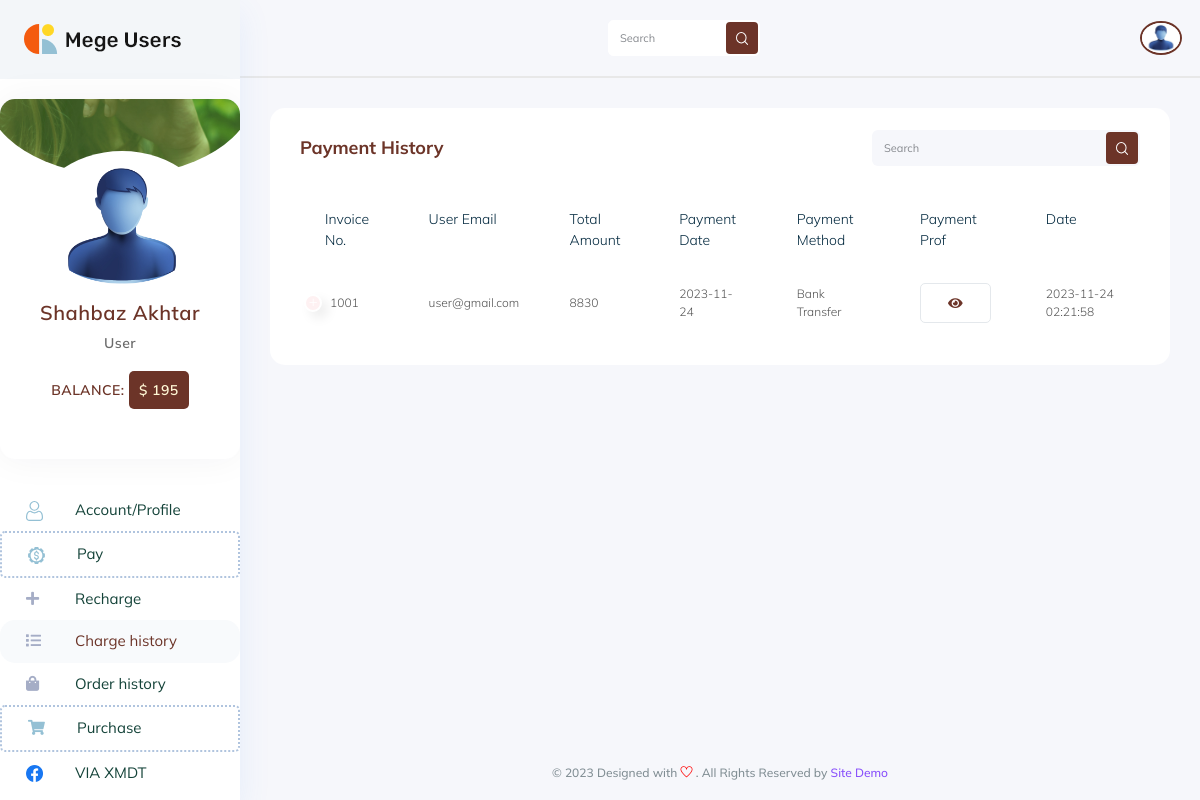
/paymentsHistory.php (signed in), run on the app's committed database.
### tables this page shows
CREATE TABLE `athentication` (
  `id` int(11) NOT NULL,
  `site_name` text NOT NULL,
  `site_logo` text NOT NULL,
  `usdt_address` text NOT NULL,
  `site_notice` text NOT NULL,
  `date` timestamp NOT NULL DEFAULT current_timestamp() ON UPDATE current_timestamp()
);

CREATE TABLE `users` (
  `id` int(11) NOT NULL,
  `name` text NOT NULL,
  `email` varchar(255) NOT NULL,
  `password` text NOT NULL,
  `img` text NOT NULL,
  `phone` text NOT NULL,
  `role` text NOT NULL,
  `status` text NOT NULL,
  `wallet` double NOT NULL,
  `date` timestamp NOT NULL DEFAULT current_timestamp() ON UPDATE current_timestamp()
);

CREATE TABLE `services` (
  `id` int(11) NOT NULL,
  `name` text NOT NULL,
  `img` text NOT NULL,
  `status` text NOT NULL,
  `date` timestamp NOT NULL DEFAULT current_timestamp() ON UPDATE current_timestamp()
);

CREATE TABLE `credits` (
  `id` int(11) NOT NULL,
  `email` text NOT NULL,
  `invoice_no` varchar(255) NOT NULL,
  `total_amount` double NOT NULL,
  `bank` text NOT NULL,
  `payment_date` text NOT NULL,
  `payment_method` text NOT NULL,
  `status` text NOT NULL,
  `prof` text NOT NULL,
  `date` timestamp NOT NULL DEFAULT current_timestamp() ON UPDATE current_timestamp()
);

### paymentsHistory.php (the view, shortened to what the rows shown need)
<?php
include "db/db.php";
include "inc/head.php";
?>
    <body class="crm_body_bg">
<?php
include "inc/sidebar.php";
?>
    <section class="main_content dashboard_part large_header_bg">
        <?php
        include "inc/navbar.php";
        ?>
        <div class="main_content_iner overly_inner ">
            <div class="container-fluid p-0 ">
                <div class="row ">
                    <div class="col-xl-12">
                        <div class="white_card card_height_100 mb_30">
                            <div class="white_card_body ">
                                <div class="QA_table ">
                                    <table class="table lms_table_active2 p-0">
                                        <thead>
                                        <tr>
                                            <th scope="col">Invoice No.</th>
                                            <th scope="col">User Email</th>
                                            <th scope="col">Total Amount</th>
                                            <th scope="col">Payment Date</th>
                                            <th scope="col">Payment Method</th>
                                            <th scope="col">Payment Prof</th>
                                            <th scope="col">Date</th>
                                        </tr>
                                        </thead>
                                        <tbody>
                                        <?php
                                        if (isset($_POST['search_btn']))
                                        {
                                            $search = $_POST['search'];
                                            $sql = mysqli_query($db, "SELECT * FROM `credits` WHERE invoice_no = '$search' AND email = '".$_SESSION['email']."' ORDER BY id DESC");
                                        }
                                        else
                                        {
                                            $sql = mysqli_query($db, "SELECT * FROM `credits` WHERE email = '".$_SESSION['email']."' ORDER by id DESC");
                                        }
                                        while ($row = mysqli_fetch_array($sql))
                                        {
                                            ?>
                                            <tr>
                                                <td class="f_s_12 f_w_400 color_text_6">
                                                    <?php echo $row['invoice_no']; ?>
                                                </td>
                                                <td class="f_s_12 f_w_400 color_text_6">
                                                    <?php echo $row['email']; ?>
                                                </td>
                                                <td class="f_s_12 f_w_400 color_text_6">
                                                    <?php echo $row['total_amount']; ?>
                                                </td>
                                                <td class="f_s_12 f_w_400 color_text_6">
                                                    <?php echo $row['payment_date']; ?>
                                                </td>
                                                <td class="f_s_12 f_w_400 color_text_6">
                                                    <?php echo $row['payment_method']; ?>
                                                </td>
                                                <td class="f_s_12 f_w_400 color_text_6">
                                                    <a href="download.php?pathPayment=<?php echo $row['prof']; ?>" class="btn_3" target="_blank">
                                                        <i class="fas fa-eye"></i>
                                                    </a>
                                                </td>
                                                <td class="f_s_12 f_w_400 color_text_6">
                                                    <?php echo $row['date']; ?>
                                                </td>
                                            </tr>
                                            <?php
                                        }
                                        ?>
                                        </tbody>
                                    </table>
                                </div>
                            </div>
                        </div>
                    </div>
                </div>
            </div>
        </div>
        <?php
        include "inc/footer.php";
        ?>
    </section>
<?php
include "inc/js_footer.php";
?>

### inc/sidebar.php (shortened to what the rows shown need)
<nav class="sidebar">
    <div class="logo d-flex justify-content-between">
        <a class="large_logo" href="index.php">
            <img src="img/site/<?php echo $site['site_logo']; ?>" alt>
        </a>
    </div>
    <div class="card custom-card">
        <div class="card-profile">
            <?php
            if ($_SESSION['img'] == "")
            {
                echo '<img src="img/client_img.png" class="rounded-circle">';
            }
            else
            {
                ?>
                <img src="img/users/<?php echo $userCredentials['img']; ?>" class="rounded-circle">
                <?php
            }
            ?>
        </div>
        <div class="text-center profile-details">
            <h4><?php echo $userCredentials['name']; ?></h4>
            <h6><?php echo $userCredentials['role']; ?></h6>
            <?php
            if ($_SESSION['role'] == 'User')
            {
                ?>
                <h6 class="text-uppercase" style="color: #6C3428;">
                    Balance: <span class="stock_qty_shahbaz514">
                        <?php echo "$ ".$userCredentials['wallet']; ?>
                    </span>
                </h6>
            <?php
            }
            ?>
        </div>
    </div>
    <ul id="sidebar_menu">
        <?php
        if ($_SESSION['role'] == 'Admin')
        {
            ?>
            <li class>
                <a href="orders.php" aria-expanded="false">
                    <div class="nav_icon_small">
                        <i class="fas fa-history" style="color: #94c0d4!important;"></i>
                    </div>
                    <div class="nav_title">
                        <span>Orders</span>
                    </div>
                </a>
            </li>
            <li class>
                <a href="payments.php" aria-expanded="false">
                    <div class="nav_icon_small">
                        <i class="fas fa-credit-card" style="color: #94c0d4!important;"></i>
                    </div>
                    <div class="nav_title">
                        <span>Payments</span>
                    </div>
                </a>
            </li>
            <li class>
                <a href="products.php" aria-expanded="false">
                    <div class="nav_icon_small">
                        <i class="fas fa-list-ol" style="color: #94c0d4!important;"></i>
                    </div>
                    <div class="nav_title">
                        <span>Products</span>
                    </div>
                </a>
            </li>
            <li class>
                <a href="accounts.php" aria-expanded="false">
                    <div class="nav_icon_small">
                        <i class="fas fa-list" style="color: #94c0d4!important;"></i>
                    </div>
                    <div class="nav_title">
                        <span>Accounts</span>
                    </div>
                </a>
            </li>
            <li class>
                <a href="services.php" aria-expanded="false">
                    <div class="nav_icon_small">
                        <i class="fas fa-list-alt" style="color: #94c0d4!important;"></i>
                    </div>
                    <div class="nav_title">
                        <span>Services</span>
                    </div>
                </a>
            </li>
            <li class>
                <a href="users.php" aria-expanded="false">
                    <div class="nav_icon_small">
                        <i class="fas fa-users" style="color: #94c0d4!important;"></i>
                    </div>
                    <div class="nav_title">
                        <span>Users</span>
                    </div>
                </a>
            </li>
            <li class>
                <a href="admins.php" aria-expanded="false">
                    <div class="nav_icon_small">
                        <i class="fas fa-users" style="color: #94c0d4!important;"></i>
                    </div>
                    <div class="nav_title">
                        <span>Admins</span>
                    </div>
                </a>
            </li>
            <li class>
                <a href="blogs.php" aria-expanded="false">
                    <div class="nav_icon_small">
                        <i class="fas fa-users" style="color: #94c0d4!important;"></i>
                    </div>
                    <div class="nav_title">
                        <span>QA/Blogs</span>
                    </div>
                </a>
            </li>
            <li class>
                <a href="siteSettings.php" aria-expanded="false">
                    <div class="nav_icon_small">
                        <i class="fas fa-users" style="color: #94c0d4!important;"></i>
                    </div>
                    <div class="nav_title">
                        <span>Site Settings</span>
                    </div>
                </a>
            </li>
            <?php
        }
        else
        {
            ?>
            <?php
            $sql = mysqli_query($db, "SELECT * FROM `services` ORDER by id ASC");
            while ($row = mysqli_fetch_array($sql))
            {
                ?>
                <li class>
                    <a href="shop.php?service=<?php echo $row['id']; ?>">
                        <div class="nav_icon_small">
                            <img src="img/services/<?php echo $row['img']; ?>" alt="img/services/<?php echo $row['name']; ?>">
                        </div>
                        <div class="nav_title">
                            <span>
                                <?php echo $row['name'] ?>
                            </span>
                        </div>
                    </a>
                </li>
                <?php
            }
            ?>
            <?php
        }
        ?>
    </ul>
</nav>

### inc/navbar.php (shortened to what the rows shown need)
<div class="container-fluid g-0">
    <div class="row">
        <div class="col-lg-12 p-0 ">
            <div class="header_iner d-flex justify-content-between align-items-center">
                <div class="header_right d-flex justify-content-between align-items-center">
                    <div class="profile_info">
                        <?php
                        if ($_SESSION['img'] == "")
                        {
                            echo '<img src="img/client_img.png">';
                        }
                        else
                        {
                            ?>
                            <img src="img/users/<?php echo $userCredentials['img']; ?>">
                            <?php
                        }
                        ?>
                    </div>
                </div>
            </div>
        </div>
    </div>
</div>

### inc/footer.php
<div class="footer_part">
    <div class="container-fluid">
        <div class="row">
            <div class="col-sm-12" style="margin-top: 20px;">
                <p class="text-center">
                    &copy; 2023 Designed with
                    <i class="ti-heart" style="color: red;"></i>
                    . All Rights Reserved by
                    <a href="#" class="link-primary" target="_blank">
                        <?php
                        echo $site['site_name'];
                        ?>
                    </a>
                </p>
            </div>
        </div>
    </div>
</div>

### data on the page
athentication: site_logo (picture), site_name "Site Demo"
users: img (picture), name "Shahbaz Akhtar", role "User", wallet "195"
services: img (picture), name "VIA XMDT"
credits: invoice_no "1001", email "user@gmail.com", total_amount "8830", payment_date "2023-11-24", payment_method "Bank Transfer", date "2023-11-24 02:21:58"
